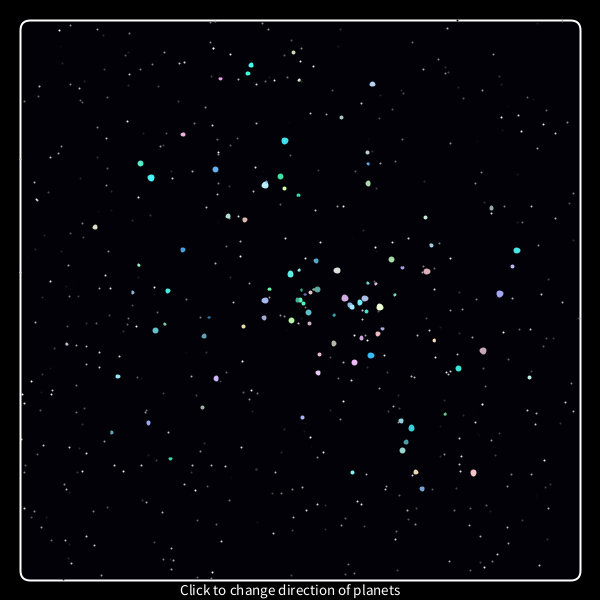
Frame 1 (no input)
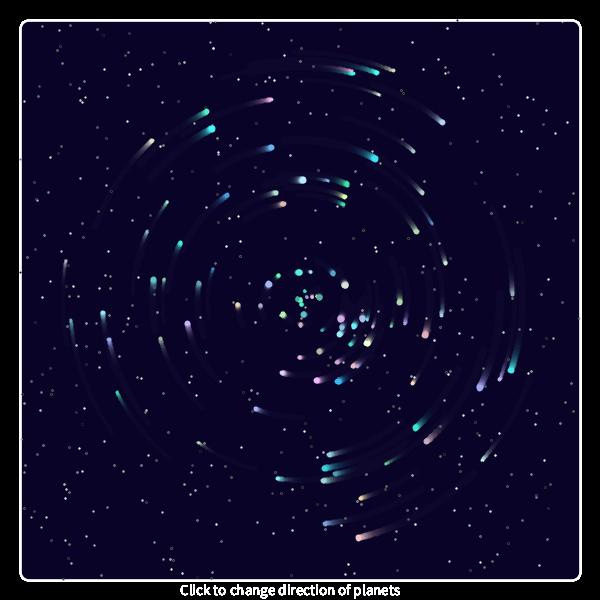
Frame 60 (the mouse pressed at the canvas centre just before this capture)
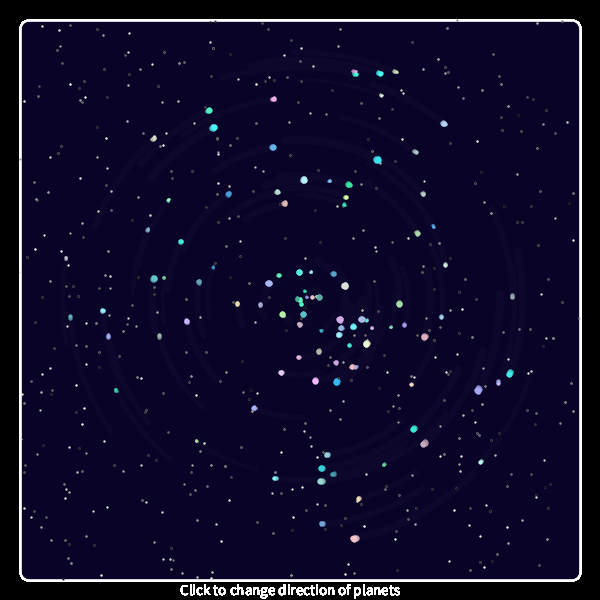
Frame 120 (the mouse held since frame 60 and released just before this capture)

The Processing sketch that drew these frames (run headless with seeded random() and noise(); from frame 60 on, the mouse is pressed at the canvas centre):

// Processing sketch: processing_178688
// ── processing_178688.pde

//DECLARE
int n = 100;//Amount of Planets
int m = 500;//Amount of Stars

Planets[] myPlanet= new Planets [n];//
Stars[] myStar= new Stars[m];

int frame=20;

//SETUP
void setup (){
  size(600,600);//Size of Display
  background(0);//Black Background
  strokeWeight(2);//Thickness of Border
  
  
  //INITIALIZE/CALL
  //A FOR loop is used to go through every planet
  for(int i=0;i<myPlanet.length;i++){
    //Initialises the distance,size(radius),angle & speed of each planet
  myPlanet[i] = new Planets(i*2.5, random(0.5, 5), random(0, 360), random(0.005, 0.01));
  }
  
  //A FOR loop is used to go every star
  for(int j=0;j<myStar.length;j++){
    //Initialises the stars
    myStar[j]= new Stars();
  }
}


//DRAW
void draw(){
 
 fill(10,5,40,50);//Fills Square Dark Blue 
 stroke(255);//White Border
 rect(frame,frame,width-frame*2,height-frame*2,10,10,10,10);//Creates frame with rounded edges
 textSize(15);
  fill(255);
  text("Click to change direction of planets",180,595);
 //CALL FUNCTIONALITY
 
 for(int j=0;j<myStar.length;j++){
   //Displays The Stars
    myStar[j].display();
  }
 for (int i = 0; i < myPlanet.length; i ++ ) {
   //Displays The Planets And Its Orbit
  myPlanet[i].display();
  myPlanet[i].orbit();
  myPlanet[i].mouse();

 }
 
 
  
  
}
  
class Planets {
//VARIABLES
  color c;//color of stars
  float d; //distance of planet from sun
  float r; //planet size (radius)
  float a; //angle planet position makes with horizontal x axis
  float s; //change in angle (speed)

 
//CONSTRUCTOR
  Planets(float tempD, float tempR, float tempA, float tempS) {
    
    c = color(55+random(200),155+random(100),155+random(100));
    d=tempD;
    r=tempR;
    a=tempA;
    s=tempS;
    

  }
  
//FUNCTIONS  
void display(){

  fill(c);
  stroke(c);
  ellipse(width/2+d*cos(a), height/2+d*sin(a),r,r);
  
} 

void orbit() {
    a+=s;//Allows the planets to move when in draw function
  
}
  
 void mouse(){
   if (mousePressed==true){
     s*=-1;
   }
    
 }

}

class Stars{
//VARIABLES
  float x;//x position of stars
  float y;//y position of stars

//CONSTRUCTOR
 Stars(){
  x=random(20,width-20);//generates a random x position on screen (within the white parameters of the screen) 
  y=random(20,height-20);//generates a random y position on screen (within the white parameters of the screen)
}

//FUNCTIONS
 void display(){
  stroke(random(255));//generates a random colour between white and black
   point(x,y);//uses the random position generates to create a point/star
}


}
